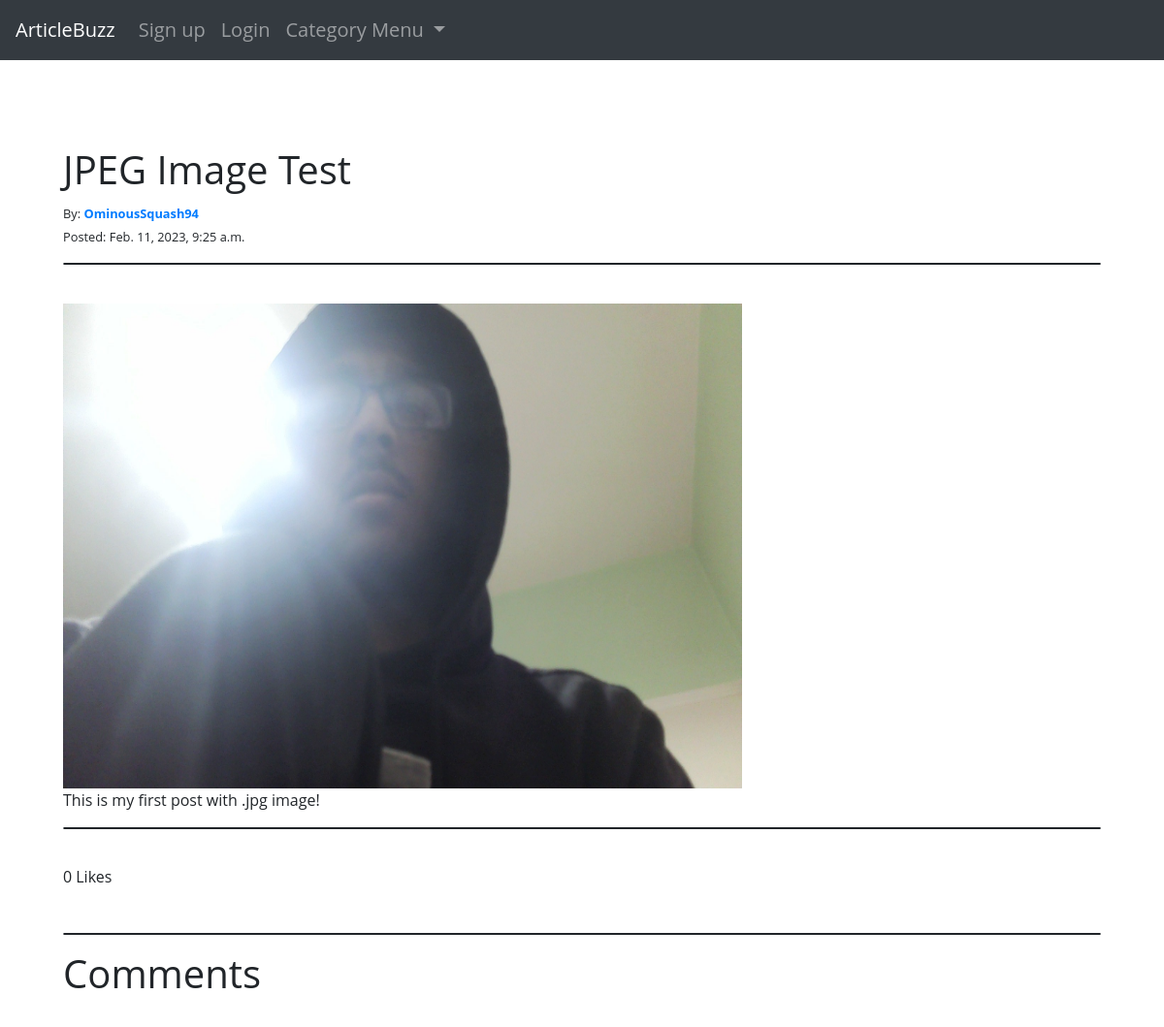
/article/16, run on an earlier commit of the app's database.
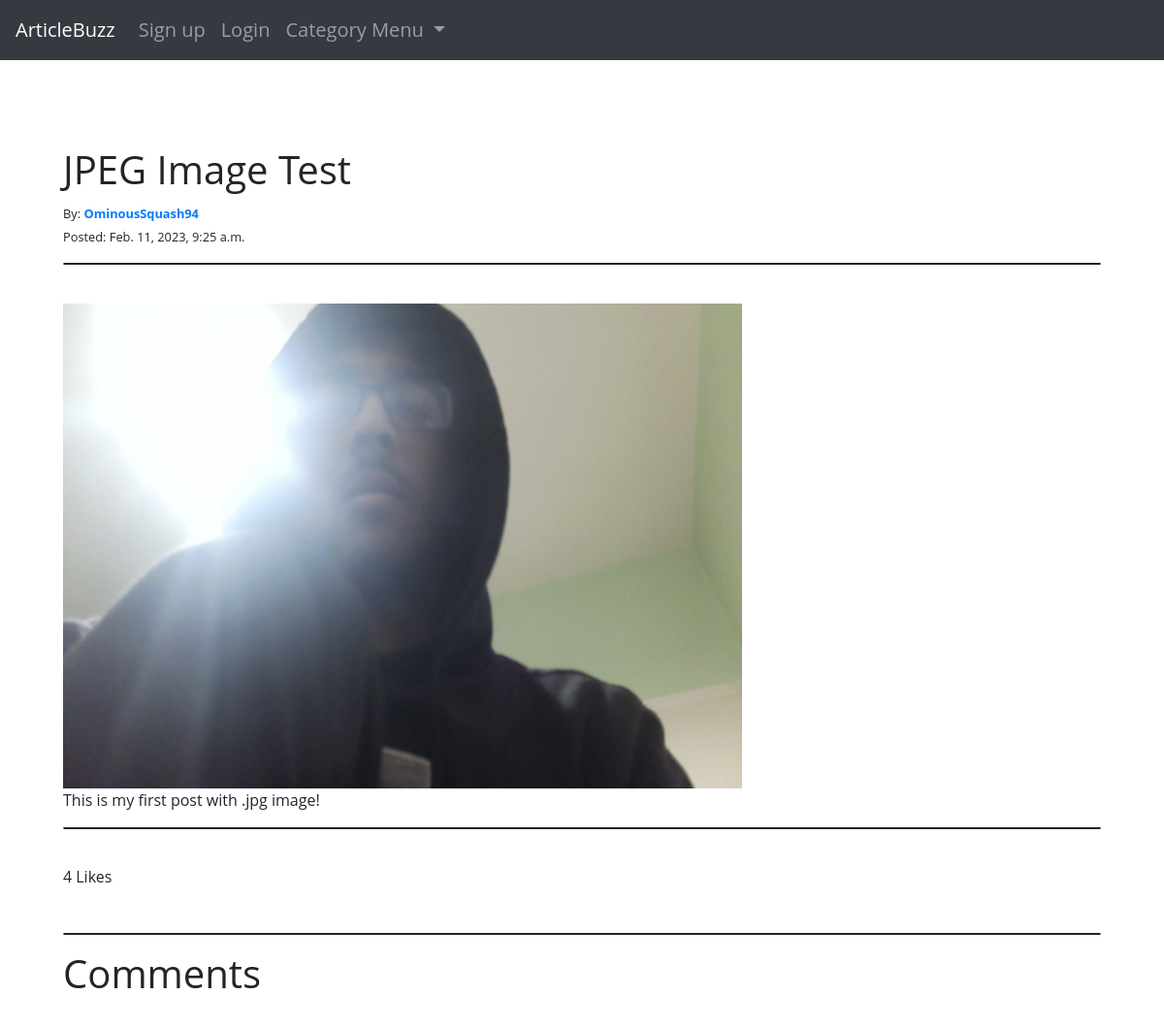
And on a later commit of the database.
### theblog/models.py (models this page shows, shortened)
class Post(models.Model):
	title = models.CharField(max_length = 255) # Title Field
	author = models.ForeignKey(User, on_delete = models.CASCADE) # Deletes blog posts for a user if they delete account
	header_image = models.ImageField(null = True, blank = True, upload_to = 'uploads/images', default = None)
	body = RichTextField(blank= True, null = True)
	date_published = models.DateTimeField(auto_now_add = True) # Automatically adds the date
	likes = models.ManyToManyField(User, related_name ='blog_post') # Updating count of the upvotes
	tags = models.CharField(max_length = 255, default = 'Coding') # List of tags from the Tag table
	snippet  = models.CharField(max_length = 300, default = 'Article Snippet') # Article Snippet field to display on screen
	number_likes = models.IntegerField(default = 0)
	def total_like_count(self):
		return self.likes.count()

### theblog/views.py (the view)
# urls.py: path("article/<int:pk>", ArticleDetailView.as_view(), name = 'article-detail'),
class ArticleDetailView(DetailView):
	model = Post
	template_name = 'article_details.html'
	def get_context_data(self, *args, **kwargs):
		context = super(ArticleDetailView, self).get_context_data(*args, **kwargs)
		article_information = get_object_or_404(Post, id = self.kwargs['pk'])
		total_likes = article_information.total_like_count()
		tag_menu = Category.objects.all()
		context['article'] = article_information
		context['total_likes'] = total_likes
		context['tag_menu'] = tag_menu
		return context

### theblog/models.py (called while the page is built)
	def __str__(self):
		return self.name

### theblog/templates/article_details.html (shortened to what this page needs)
{% extends 'base.html' %}
{%block content%}
<h1>{{post.title}}</h1>
<small>By: <b><a href="{% url 'profile' post.author.pk %}">{{ post.author }}</a></b></small>
<br>
<small>Posted: {{post.date_published}}</small>
<hr>
<br>
{% if post.header_image %}
	<img src="{{ post.header_image.url }}" class="header_image">
{% endif %}
<br>
{{post.body|safe}}
<hr>
<br>
<h6>{{ post.number_likes }} Likes</h6>
<br>
<hr>
<h1>Comments</h1>
{%endblock%}

What changed in the data, as far as the page shows it:
changed Post "JPEG Image Test": number_likes "0" → "4"
